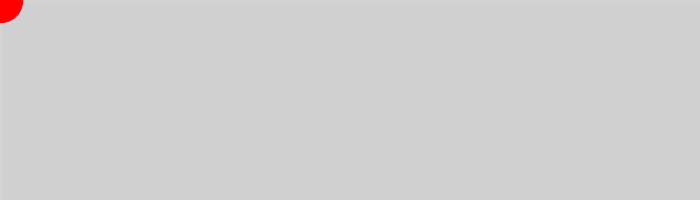
Frame 1 (no input)
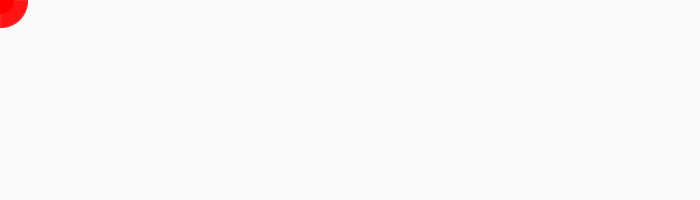
Frame 60 (the mouse pressed at the canvas centre just before this capture)
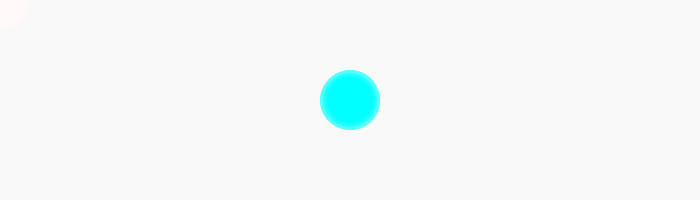
Frame 120 (the mouse held since frame 60 and released just before this capture)

The Processing sketch that drew these frames (run headless with seeded random() and noise(); from frame 60 on, the mouse is pressed at the canvas centre):

// Processing sketch: sketch_140606_14
// ── sketch_140606_14.pde
void setup(){
  size(700,200);
  colorMode(HSB,359,99,99);
  smooth();
}
void draw(){
  fadeToWhite();
  color c = color (map(mouseX, 0 , width, 0 , 359),99,99);
  stroke(c);
  fill(c);
  float r = random( 10 , 30 );
  ellipse(mouseX,mouseY,2*r,2*r);
}
void fadeTo(color c){
  stroke(c,20);
  fill(c,20);
  rectMode(CORNER);
  rect( 0 , 0 , width , height );
}
void fadeToWhite(){
  fadeTo( color(0,0,99) );
}
